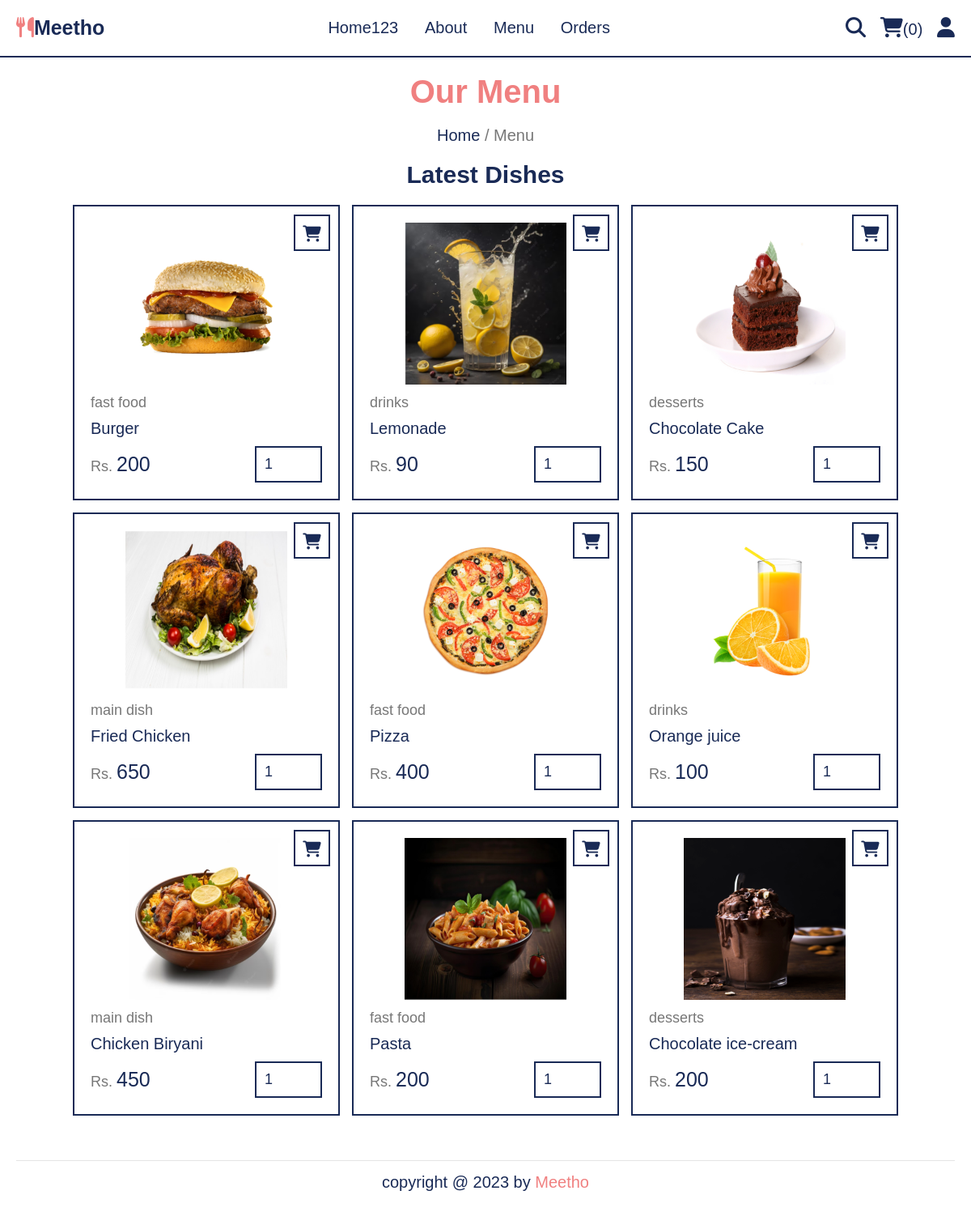
Page /menu.php on the committed database.
### tables this page shows
CREATE TABLE `products` (
  `id` int(100) NOT NULL,
  `name` varchar(100) NOT NULL,
  `category` varchar(100) NOT NULL,
  `price` int(10) NOT NULL,
  `image` varchar(100) NOT NULL
);

### menu.php (the view, shortened to what this page needs)
<?php
include 'components/connect.php';
?>
<!DOCTYPE html>
<html lang="en">
<head>
   <link rel="stylesheet" href="https://cdnjs.cloudflare.com/ajax/libs/font-awesome/6.1.1/css/all.min.css">
   <link rel="stylesheet" href="css/style.css">
</head>
<body>
<?php include 'components/user_header.php'; ?>
<div class="heading">
        <h3>our menu</h3>
        <p><a href="home.php">home</a><span> / menu</span></p>
    </div>
<section class="products">
   <h1 class="heading">latest dishes</h1>
   <div class="box-container">
      <?php
         $select_products = $conn->prepare("SELECT * FROM `products`");
         $select_products->execute();
         if($select_products->rowCount() > 0){
            while($fetch_products = $select_products->fetch(PDO::FETCH_ASSOC)){
      ?>
      <form action="" method="post" class="box">
         <button type="submit" class="fas fa-shopping-cart" name="add_to_cart"></button>
         <img src="uploaded_img/<?= $fetch_products['image']; ?>" alt="">
         <a href="category.php?category=<?= $fetch_products['category']; ?>" class="cat"><?= $fetch_products['category']; ?></a>
         <div class="name"><?= $fetch_products['name']; ?></div>
         <div class="flex">
            <div class="price"><span>Rs. </span><?= $fetch_products['price']; ?></div>
            <input type="number" name="qty" class="qty" min="1" max="99" value="1" maxlength="2"">
         </div>
      </form>
      <?php
            }
         }else{
            echo '<p class="empty">no products added yet!</p>';
         }
      ?>
   </div>
</section>
<?php include 'components/footer.php'; ?>
</body>
</html>

### css/style.css (style rules this page uses)
:root { --red: #e74c3c; --white:#fff; --black:#192a56; --light-color:#777; --border: .2rem solid var(--black); }
* { font-family: 'Nunito', sans-serif; margin: 0; padding:0; box-sizing: border-box; text-decoration: none; outline: none; border: none; }
html { font-size: 62.5%; overflow-x: hidden; scroll-behavior: smooth; stop-opacity: 7rem; }
section { margin: 0 auto; max-width: 1200px; padding: 2rem; }
.products .box-container { display: grid; grid-template-columns: repeat(auto-fit, 33rem); justify-content: center; align-items: flex-start; gap: 1.5rem; }
.products .box-container .box { padding: 2rem; border: var(--border); position: relative; }
.products .box-container .box img { height: 20rem; width: 100%; object-fit: contain; margin-bottom: 1rem; }
.products .box-container .box .fa-shopping-cart { position: absolute; top: 1rem; height: 4.5rem; width: 4.5rem; line-height: 4.3rem; background-color: var(--white); cursor: pointer; font-size: 2rem; color: var(--black); transition: .2s linear; border: var(--border); }
.products .box-container .box .fa-shopping-cart { right: 1rem; }
.products .box-container .box .cat { font-size: 1.8rem; color: var(--light-color); }
.products .box-container .box .name { font-size: 2rem; color: var(--black); margin: 1rem 0; }
.products .box-container .box .flex { display: flex; align-items: center; gap: 1.5rem; margin-top: 1rem; }
.products .box-container .box .flex .price { margin-right: auto; font-size: 2.5rem; color: var(--black); }
.products .box-container .box .flex .price span { color: var(--light-color); font-size: 1.8rem; }
.products .box-container .box .flex .qty { padding: 1rem; border: var(--border); font-size: 1.8rem; color: var(--black); }
.heading h3 { margin-top: 2rem; font-size: 4rem; text-transform: capitalize; color: lightcoral; text-align: center; }
.heading p { font-size: 2rem; text-transform: capitalize; text-align: center; margin-top: 2rem; }
.heading a { color: var(--black); }
.heading span { color: var(--light-color); }
.products .heading { margin-bottom: 2rem; font-size: 3rem; text-transform: capitalize; text-align: center; color: var(--black); }

### rows in the picture
products: image (picture), category "fast food", name "Burger", price "200"
products: image (picture), category "drinks", name "Lemonade", price "90"
products: image (picture), category "desserts", name "Chocolate Cake", price "150"
products: image (picture), category "main dish", name "Fried Chicken", price "650"
products: image (picture), category "fast food", name "Pizza", price "400"
products: image (picture), category "drinks", name "Orange juice", price "100"
products: image (picture), category "main dish", name "Chicken Biryani", price "450"
products: image (picture), category "fast food", name "Pasta", price "200"
products: image (picture), category "desserts", name "Chocolate ice-cream", price "200"

### other values in the picture
$total_cart_items "0"
